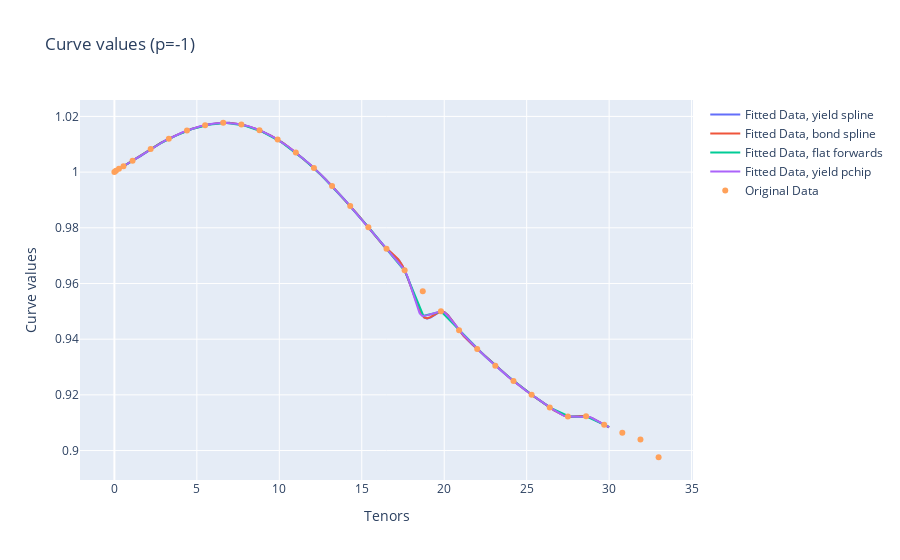
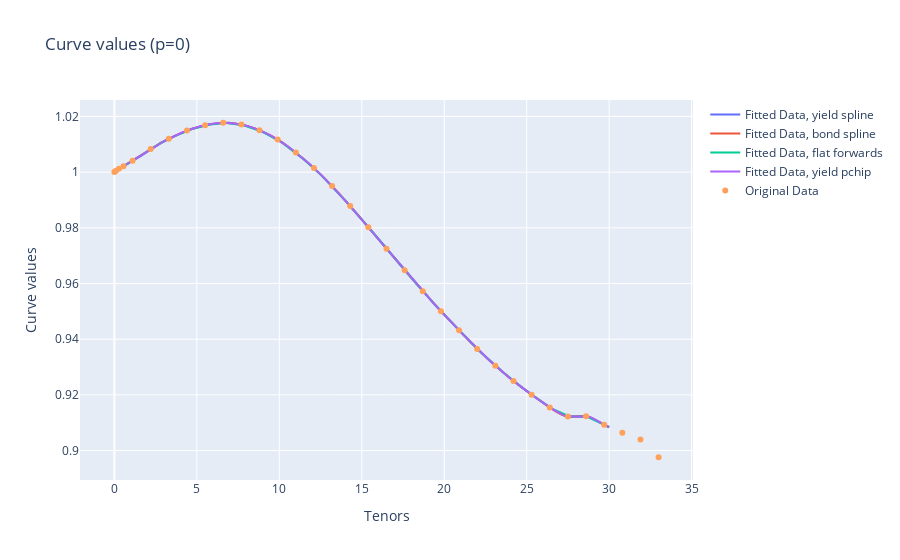
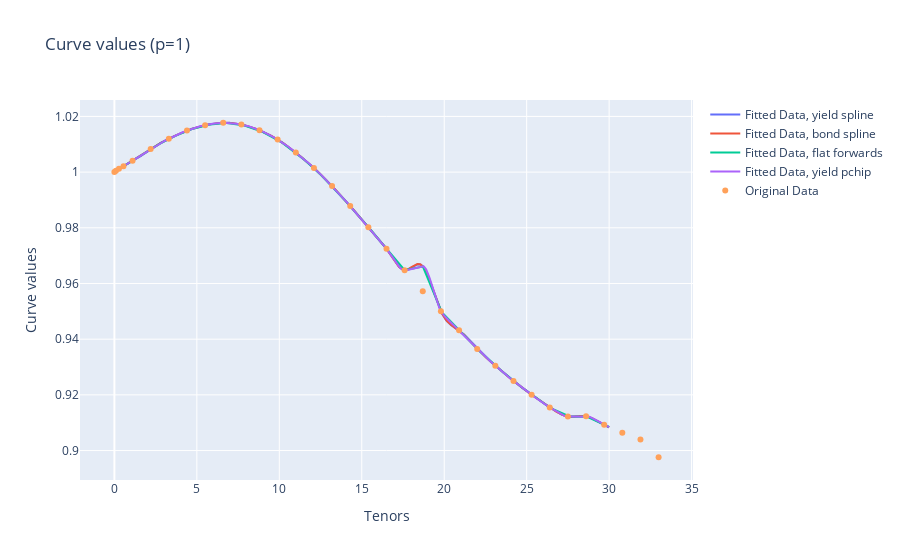
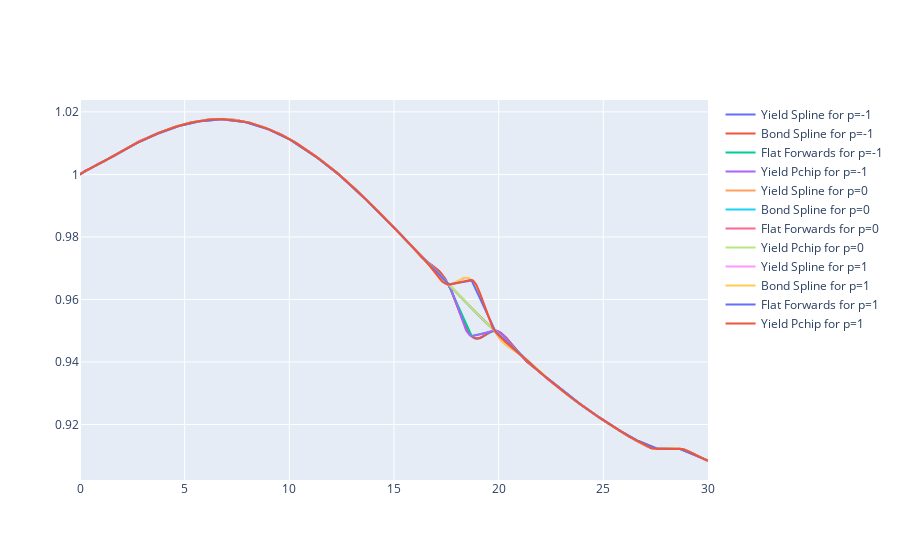

Notebook cell for these charts, in order:
### Code cell
y = {}  # Dictionary to store the values
# Create an array of tenors for which we want to get the curve values
tenors = np.linspace(0, 30, 1000)
# Figure for cubic spline perturbations
fig_per = go.Figure()

data_y = yield_spline_curve.zc_yields.loc["2020-02-02"]
data_b = np.exp(-data_y * data_y.index)

for p in np.array([-1, 0, 1]):
    # Compute curve values for all tenors
    yield_spline_curve.p = p
    bond_spline_curve.p = p
    flat_forwards_curve.p = p
    yield_pchip_curve.p = p

    curve_values_ys = yield_spline_curve.get_value(dates="2020-02-02", tenors=tenors)
    curve_values_bs = bond_spline_curve.get_value(dates="2020-02-02", tenors=tenors)
    curve_values_flat = flat_forwards_curve.get_value(dates="2020-02-02", tenors=tenors)
    curve_values_pchip = yield_pchip_curve.get_value(dates="2020-02-02", tenors=tenors)

    # Create a plot
    fig = go.Figure()
    x_data = tenors
    x_original = data_b.index.values
    y_original = data_b.values
    fig.add_trace(
        go.Scatter(x=x_data, y=curve_values_ys, name="Fitted Data, yield spline")
    )
    fig.add_trace(
        go.Scatter(x=x_data, y=curve_values_bs, name="Fitted Data, bond spline")
    )
    fig.add_trace(
        go.Scatter(x=x_data, y=curve_values_flat, name="Fitted Data, flat forwards")
    )
    fig.add_trace(
        go.Scatter(x=x_data, y=curve_values_pchip, name="Fitted Data, yield pchip")
    )

    fig_per.add_trace(
        go.Scatter(x=x_data, y=curve_values_ys, name=f"Yield Spline for p={p}")
    )
    fig_per.add_trace(
        go.Scatter(x=x_data, y=curve_values_bs, name=f"Bond Spline for p={p}")
    )
    fig_per.add_trace(
        go.Scatter(x=x_data, y=curve_values_flat, name=f"Flat Forwards for p={p}")
    )
    fig_per.add_trace(
        go.Scatter(x=x_data, y=curve_values_pchip, name=f"Yield Pchip for p={p}")
    )
    fig.add_trace(
        go.Scatter(x=x_original, y=y_original, mode="markers", name="Original Data")
    )

    y[(p, "ys")] = curve_values_ys
    y[(p, "bs")] = curve_values_bs
    y[(p, "flat")] = curve_values_flat
    y[(p, "pchip")] = curve_values_pchip

    # Add title and labels
    fig.update_layout(
        title=f"Curve values (p={p})", xaxis_title="Tenors", yaxis_title=f"Curve values"
    )

    # Show plot
    fig.show()
fig_per.show()

### Figure 1 — Plotly figure (JSON) as saved in the notebook; plotly's stock layout.template omitted (floating-point values rounded to 4 significant figures; data arrays with more than 128 entries replaced by an {"elided": "..."} marker saying what was removed)
{"data": [{"name": "Fitted Data, yield spline", "type": "scatter", "x": {"elided": "1000 float values"}, "y": {"elided": "1000 float values"}}, {"name": "Fitted Data, bond spline", "type": "scatter", "x": {"elided": "1000 float values"}, "y": {"elided": "1000 float values"}}, {"name": "Fitted Data, flat forwards", "type": "scatter", "x": {"elided": "1000 float values"}, "y": {"elided": "1000 float values"}}, {"name": "Fitted Data, yield pchip", "type": "scatter", "x": {"elided": "1000 float values"}, "y": {"elided": "1000 float values"}}, {"mode": "markers", "name": "Original Data", "type": "scatter", "x": [0.0, 0.09167, 0.275, 0.55, 1.1, 2.2, 3.3, 4.4, 5.5, 6.6, 7.7, 8.8, 9.9, 11.0, 12.1, 13.2, 14.3, 15.4, 16.5, 17.6, 18.7, 19.8, 20.9, 22.0, 23.1, 24.2, 25.3, 26.4, 27.5, 28.6, 29.7, 30.8, 31.9, 33.0], "y": [1.0, 1.0, 1.001, 1.002, 1.004, 1.008, 1.012, 1.015, 1.017, 1.018, 1.017, 1.015, 1.012, 1.007, 1.002, 0.995, 0.9878, 0.9802, 0.9725, 0.9648, 0.9572, 0.95, 0.9432, 0.9365, 0.9305, 0.925, 0.92, 0.9155, 0.9122, 0.9123, 0.9092, 0.9064, 0.904, 0.8976]}], "layout": {"title": {"text": "Curve values (p=-1)"}, "xaxis": {"title": {"text": "Tenors"}}, "yaxis": {"title": {"text": "Curve values"}}}}

### Figure 2 — Plotly figure (JSON) as saved in the notebook; plotly's stock layout.template omitted (floating-point values rounded to 4 significant figures; data arrays with more than 128 entries replaced by an {"elided": "..."} marker saying what was removed)
{"data": [{"name": "Fitted Data, yield spline", "type": "scatter", "x": {"elided": "1000 float values"}, "y": {"elided": "1000 float values"}}, {"name": "Fitted Data, bond spline", "type": "scatter", "x": {"elided": "1000 float values"}, "y": {"elided": "1000 float values"}}, {"name": "Fitted Data, flat forwards", "type": "scatter", "x": {"elided": "1000 float values"}, "y": {"elided": "1000 float values"}}, {"name": "Fitted Data, yield pchip", "type": "scatter", "x": {"elided": "1000 float values"}, "y": {"elided": "1000 float values"}}, {"mode": "markers", "name": "Original Data", "type": "scatter", "x": [0.0, 0.09167, 0.275, 0.55, 1.1, 2.2, 3.3, 4.4, 5.5, 6.6, 7.7, 8.8, 9.9, 11.0, 12.1, 13.2, 14.3, 15.4, 16.5, 17.6, 18.7, 19.8, 20.9, 22.0, 23.1, 24.2, 25.3, 26.4, 27.5, 28.6, 29.7, 30.8, 31.9, 33.0], "y": [1.0, 1.0, 1.001, 1.002, 1.004, 1.008, 1.012, 1.015, 1.017, 1.018, 1.017, 1.015, 1.012, 1.007, 1.002, 0.995, 0.9878, 0.9802, 0.9725, 0.9648, 0.9572, 0.95, 0.9432, 0.9365, 0.9305, 0.925, 0.92, 0.9155, 0.9122, 0.9123, 0.9092, 0.9064, 0.904, 0.8976]}], "layout": {"title": {"text": "Curve values (p=0)"}, "xaxis": {"title": {"text": "Tenors"}}, "yaxis": {"title": {"text": "Curve values"}}}}

### Figure 3 — Plotly figure (JSON) as saved in the notebook; plotly's stock layout.template omitted (floating-point values rounded to 4 significant figures; data arrays with more than 128 entries replaced by an {"elided": "..."} marker saying what was removed)
{"data": [{"name": "Fitted Data, yield spline", "type": "scatter", "x": {"elided": "1000 float values"}, "y": {"elided": "1000 float values"}}, {"name": "Fitted Data, bond spline", "type": "scatter", "x": {"elided": "1000 float values"}, "y": {"elided": "1000 float values"}}, {"name": "Fitted Data, flat forwards", "type": "scatter", "x": {"elided": "1000 float values"}, "y": {"elided": "1000 float values"}}, {"name": "Fitted Data, yield pchip", "type": "scatter", "x": {"elided": "1000 float values"}, "y": {"elided": "1000 float values"}}, {"mode": "markers", "name": "Original Data", "type": "scatter", "x": [0.0, 0.09167, 0.275, 0.55, 1.1, 2.2, 3.3, 4.4, 5.5, 6.6, 7.7, 8.8, 9.9, 11.0, 12.1, 13.2, 14.3, 15.4, 16.5, 17.6, 18.7, 19.8, 20.9, 22.0, 23.1, 24.2, 25.3, 26.4, 27.5, 28.6, 29.7, 30.8, 31.9, 33.0], "y": [1.0, 1.0, 1.001, 1.002, 1.004, 1.008, 1.012, 1.015, 1.017, 1.018, 1.017, 1.015, 1.012, 1.007, 1.002, 0.995, 0.9878, 0.9802, 0.9725, 0.9648, 0.9572, 0.95, 0.9432, 0.9365, 0.9305, 0.925, 0.92, 0.9155, 0.9122, 0.9123, 0.9092, 0.9064, 0.904, 0.8976]}], "layout": {"title": {"text": "Curve values (p=1)"}, "xaxis": {"title": {"text": "Tenors"}}, "yaxis": {"title": {"text": "Curve values"}}}}

### Figure 4 — Plotly figure (JSON) as saved in the notebook; plotly's stock layout.template omitted (floating-point values rounded to 4 significant figures; data arrays with more than 128 entries replaced by an {"elided": "..."} marker saying what was removed)
{"data": [{"name": "Yield Spline for p=-1", "type": "scatter", "x": {"elided": "1000 float values"}, "y": {"elided": "1000 float values"}}, {"name": "Bond Spline for p=-1", "type": "scatter", "x": {"elided": "1000 float values"}, "y": {"elided": "1000 float values"}}, {"name": "Flat Forwards for p=-1", "type": "scatter", "x": {"elided": "1000 float values"}, "y": {"elided": "1000 float values"}}, {"name": "Yield Pchip for p=-1", "type": "scatter", "x": {"elided": "1000 float values"}, "y": {"elided": "1000 float values"}}, {"name": "Yield Spline for p=0", "type": "scatter", "x": {"elided": "1000 float values"}, "y": {"elided": "1000 float values"}}, {"name": "Bond Spline for p=0", "type": "scatter", "x": {"elided": "1000 float values"}, "y": {"elided": "1000 float values"}}, {"name": "Flat Forwards for p=0", "type": "scatter", "x": {"elided": "1000 float values"}, "y": {"elided": "1000 float values"}}, {"name": "Yield Pchip for p=0", "type": "scatter", "x": {"elided": "1000 float values"}, "y": {"elided": "1000 float values"}}, {"name": "Yield Spline for p=1", "type": "scatter", "x": {"elided": "1000 float values"}, "y": {"elided": "1000 float values"}}, {"name": "Bond Spline for p=1", "type": "scatter", "x": {"elided": "1000 float values"}, "y": {"elided": "1000 float values"}}, {"name": "Flat Forwards for p=1", "type": "scatter", "x": {"elided": "1000 float values"}, "y": {"elided": "1000 float values"}}, {"name": "Yield Pchip for p=1", "type": "scatter", "x": {"elided": "1000 float values"}, "y": {"elided": "1000 float values"}}], "layout": {}}
